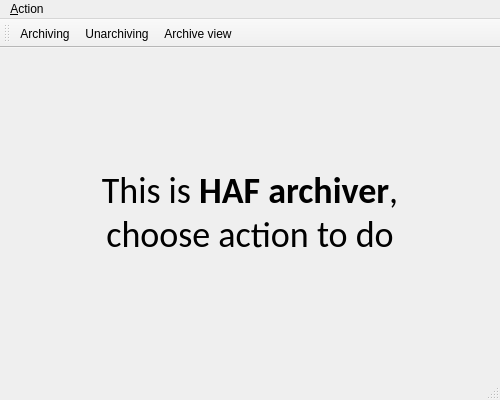
<?xml version="1.0" encoding="UTF-8"?>
<ui version="4.0">
 <class>MainWindow</class>
 <widget class="QMainWindow" name="MainWindow">
  <property name="geometry">
   <rect>
    <x>0</x>
    <y>0</y>
    <width>500</width>
    <height>400</height>
   </rect>
  </property>
  <property name="windowTitle">
   <string>HAF Archiver</string>
  </property>
  <widget class="QWidget" name="centralWidget">
   <layout class="QVBoxLayout" name="verticalLayout">
    <item>
     <widget class="QStackedWidget" name="stackedWidget">
      <property name="enabled">
       <bool>true</bool>
      </property>
      <widget class="QWidget" name="main_page">
       <layout class="QVBoxLayout" name="verticalLayout_2">
        <item>
         <widget class="QLabel" name="label">
          <property name="font">
           <font>
            <family>Calibri</family>
            <pointsize>27</pointsize>
           </font>
          </property>
          <property name="text">
           <string>This is &lt;b&gt;HAF archiver&lt;/b&gt;,&lt;br&gt; choose action to do</string>
          </property>
          <property name="alignment">
           <set>Qt::AlignCenter</set>
          </property>
         </widget>
        </item>
       </layout>
      </widget>
      <widget class="QWidget" name="archiving_page">
       <layout class="QVBoxLayout" name="verticalLayout_3">
        <item>
         <layout class="QHBoxLayout" name="horizontalLayout">
          <item>
           <widget class="QLineEdit" name="filesToArchiveText">
            <property name="enabled">
             <bool>true</bool>
            </property>
            <property name="readOnly">
             <bool>true</bool>
            </property>
           </widget>
          </item>
          <item>
           <widget class="QPushButton" name="chooseFilesToArchiveButton">
            <property name="text">
             <string>Choose files to archive</string>
            </property>
           </widget>
          </item>
         </layout>
        </item>
        <item>
         <layout class="QHBoxLayout" name="horizontalLayout_2">
          <item>
           <widget class="QLineEdit" name="saveDirectoryText">
            <property name="enabled">
             <bool>true</bool>
            </property>
            <property name="readOnly">
             <bool>true</bool>
            </property>
           </widget>
          </item>
          <item>
           <widget class="QPushButton" name="chooseSaveDirectoryButton">
            <property name="text">
             <string>Choose save directory</string>
            </property>
           </widget>
          </item>
         </layout>
        </item>
        <item>
         <layout class="QHBoxLayout" name="horizontalLayout_7">
          <item>
           <widget class="QLabel" name="label_2">
            <property name="styleSheet">
             <string notr="true"/>
            </property>
            <property name="text">
             <string>Archive name:</string>
            </property>
            <property name="alignment">
             <set>Qt::AlignLeading|Qt::AlignLeft|Qt::AlignVCenter</set>
            </property>
           </widget>
          </item>
          <item>
           <widget class="QLineEdit" name="archiveNameLineEdit"/>
          </item>
         </layout>
        </item>
        <item>
         <layout class="QHBoxLayout" name="horizontalLayout_3">
          <item>
           <spacer name="horizontalSpacer">
            <property name="orientation">
             <enum>Qt::Horizontal</enum>
            </property>
            <property name="sizeHint" stdset="0">
             <size>
              <width>40</width>
              <height>20</height>
             </size>
            </property>
           </spacer>
          </item>
          <item>
           <widget class="QPushButton" name="archiveButton">
            <property name="enabled">
             <bool>false</bool>
            </property>
            <property name="autoFillBackground">
             <bool>false</bool>
            </property>
            <property name="text">
             <string>Archive</string>
            </property>
            <property name="checkable">
             <bool>false</bool>
            </property>
            <property name="autoDefault">
             <bool>false</bool>
            </property>
            <property name="default">
             <bool>false</bool>
            </property>
            <property name="flat">
             <bool>false</bool>
            </property>
           </widget>
          </item>
          <item>
           <spacer name="horizontalSpacer_2">
            <property name="orientation">
             <enum>Qt::Horizontal</enum>
            </property>
            <property name="sizeHint" stdset="0">
             <size>
              <width>40</width>
              <height>20</height>
             </size>
            </property>
           </spacer>
          </item>
         </layout>
        </item>
        <item>
         <widget class="QListWidget" name="archivingLogWidget"/>
        </item>
        <item>
         <layout class="QHBoxLayout" name="horizontalLayout_10">
          <item>
           <spacer name="horizontalSpacer_7">
            <property name="orientation">
             <enum>Qt::Horizontal</enum>
            </property>
            <property name="sizeHint" stdset="0">
             <size>
              <width>40</width>
              <height>20</height>
             </size>
            </property>
           </spacer>
          </item>
          <item>
           <widget class="QPushButton" name="clearArchivingButton">
            <property name="text">
             <string>Clear</string>
            </property>
           </widget>
          </item>
         </layout>
        </item>
       </layout>
      </widget>
      <widget class="QWidget" name="unarchiving_page">
       <layout class="QVBoxLayout" name="verticalLayout_4">
        <item>
         <layout class="QHBoxLayout" name="horizontalLayout_4">
          <item>
           <widget class="QLineEdit" name="archiveText">
            <property name="enabled">
             <bool>true</bool>
            </property>
            <property name="readOnly">
             <bool>true</bool>
            </property>
           </widget>
          </item>
          <item>
           <widget class="QPushButton" name="chooseArchiveButton">
            <property name="text">
             <string>Choose archive</string>
            </property>
           </widget>
          </item>
         </layout>
        </item>
        <item>
         <layout class="QHBoxLayout" name="horizontalLayout_5">
          <item>
           <widget class="QLineEdit" name="saveDirectoryText_2">
            <property name="enabled">
             <bool>true</bool>
            </property>
            <property name="readOnly">
             <bool>true</bool>
            </property>
           </widget>
          </item>
          <item>
           <widget class="QPushButton" name="chooseSaveDirectoryButton_2">
            <property name="text">
             <string>Choose save directory</string>
            </property>
           </widget>
          </item>
         </layout>
        </item>
        <item>
         <layout class="QHBoxLayout" name="horizontalLayout_6">
          <item>
           <spacer name="horizontalSpacer_3">
            <property name="orientation">
             <enum>Qt::Horizontal</enum>
            </property>
            <property name="sizeHint" stdset="0">
             <size>
              <width>40</width>
              <height>20</height>
             </size>
            </property>
           </spacer>
          </item>
          <item>
           <widget class="QPushButton" name="unarchiveButton">
            <property name="enabled">
             <bool>false</bool>
            </property>
            <property name="autoFillBackground">
             <bool>false</bool>
            </property>
            <property name="text">
             <string>Unarchive</string>
            </property>
            <property name="checkable">
             <bool>false</bool>
            </property>
            <property name="autoDefault">
             <bool>false</bool>
            </property>
            <property name="default">
             <bool>false</bool>
            </property>
            <property name="flat">
             <bool>false</bool>
            </property>
           </widget>
          </item>
          <item>
           <spacer name="horizontalSpacer_4">
            <property name="orientation">
             <enum>Qt::Horizontal</enum>
            </property>
            <property name="sizeHint" stdset="0">
             <size>
              <width>40</width>
              <height>20</height>
             </size>
            </property>
           </spacer>
          </item>
         </layout>
        </item>
        <item>
         <spacer name="verticalSpacer_2">
          <property name="orientation">
           <enum>Qt::Vertical</enum>
          </property>
          <property name="sizeHint" stdset="0">
           <size>
            <width>20</width>
            <height>215</height>
           </size>
          </property>
         </spacer>
        </item>
       </layout>
      </widget>
      <widget class="QWidget" name="view_page">
       <layout class="QVBoxLayout" name="verticalLayout_5">
        <item>
         <layout class="QHBoxLayout" name="horizontalLayout_8">
          <item>
           <widget class="QLineEdit" name="archiveTextView">
            <property name="enabled">
             <bool>true</bool>
            </property>
            <property name="readOnly">
             <bool>true</bool>
            </property>
           </widget>
          </item>
          <item>
           <widget class="QPushButton" name="chooseArchiveButtonView">
            <property name="text">
             <string>Choose archive</string>
            </property>
           </widget>
          </item>
         </layout>
        </item>
        <item>
         <layout class="QHBoxLayout" name="horizontalLayout_9">
          <item>
           <spacer name="horizontalSpacer_5">
            <property name="orientation">
             <enum>Qt::Horizontal</enum>
            </property>
            <property name="sizeHint" stdset="0">
             <size>
              <width>40</width>
              <height>20</height>
             </size>
            </property>
           </spacer>
          </item>
          <item>
           <widget class="QPushButton" name="viewArchiveButton">
            <property name="enabled">
             <bool>false</bool>
            </property>
            <property name="autoFillBackground">
             <bool>false</bool>
            </property>
            <property name="text">
             <string>View</string>
            </property>
            <property name="checkable">
             <bool>false</bool>
            </property>
            <property name="autoDefault">
             <bool>false</bool>
            </property>
            <property name="default">
             <bool>false</bool>
            </property>
            <property name="flat">
             <bool>false</bool>
            </property>
           </widget>
          </item>
          <item>
           <spacer name="horizontalSpacer_6">
            <property name="orientation">
             <enum>Qt::Horizontal</enum>
            </property>
            <property name="sizeHint" stdset="0">
             <size>
              <width>40</width>
              <height>20</height>
             </size>
            </property>
           </spacer>
          </item>
         </layout>
        </item>
        <item>
         <widget class="QTableWidget" name="filesTableWidget">
          <property name="sizePolicy">
           <sizepolicy hsizetype="Expanding" vsizetype="MinimumExpanding">
            <horstretch>0</horstretch>
            <verstretch>0</verstretch>
           </sizepolicy>
          </property>
         </widget>
        </item>
       </layout>
      </widget>
     </widget>
    </item>
   </layout>
  </widget>
  <widget class="QMenuBar" name="menuBar">
   <property name="geometry">
    <rect>
     <x>0</x>
     <y>0</y>
     <width>500</width>
     <height>21</height>
    </rect>
   </property>
   <widget class="QMenu" name="menuAction">
    <property name="title">
     <string>&amp;Action</string>
    </property>
    <addaction name="actionArchiving"/>
    <addaction name="actionUnarchiving"/>
    <addaction name="actionViewArchive"/>
   </widget>
   <addaction name="menuAction"/>
  </widget>
  <widget class="QToolBar" name="mainToolBar">
   <attribute name="toolBarArea">
    <enum>TopToolBarArea</enum>
   </attribute>
   <attribute name="toolBarBreak">
    <bool>false</bool>
   </attribute>
   <addaction name="actionArchiving"/>
   <addaction name="actionUnarchiving"/>
   <addaction name="actionViewArchive"/>
  </widget>
  <widget class="QStatusBar" name="statusBar"/>
  <action name="actionArchiving">
   <property name="icon">
    <iconset resource="images.qrc">
     <normaloff>:/images/archive_icon.png</normaloff>:/images/archive_icon.png</iconset>
   </property>
   <property name="text">
    <string>Archiving</string>
   </property>
   <property name="toolTip">
    <string>archive</string>
   </property>
   <property name="shortcut">
    <string>Ctrl+F1</string>
   </property>
  </action>
  <action name="actionUnarchiving">
   <property name="icon">
    <iconset resource="images.qrc">
     <normaloff>:/images/unarchive_icon.png</normaloff>:/images/unarchive_icon.png</iconset>
   </property>
   <property name="text">
    <string>Unarchiving</string>
   </property>
   <property name="toolTip">
    <string>unarchive</string>
   </property>
   <property name="shortcut">
    <string>Ctrl+F2</string>
   </property>
  </action>
  <action name="actionViewArchive">
   <property name="icon">
    <iconset resource="images.qrc">
     <normaloff>:/images/view_icon.png</normaloff>:/images/view_icon.png</iconset>
   </property>
   <property name="text">
    <string>Archive view</string>
   </property>
   <property name="toolTip">
    <string>view archive</string>
   </property>
   <property name="shortcut">
    <string>Ctrl+F3</string>
   </property>
  </action>
 </widget>
 <layoutdefault spacing="6" margin="11"/>
 <resources>
  <include location="images.qrc"/>
 </resources>
 <connections/>
</ui>
